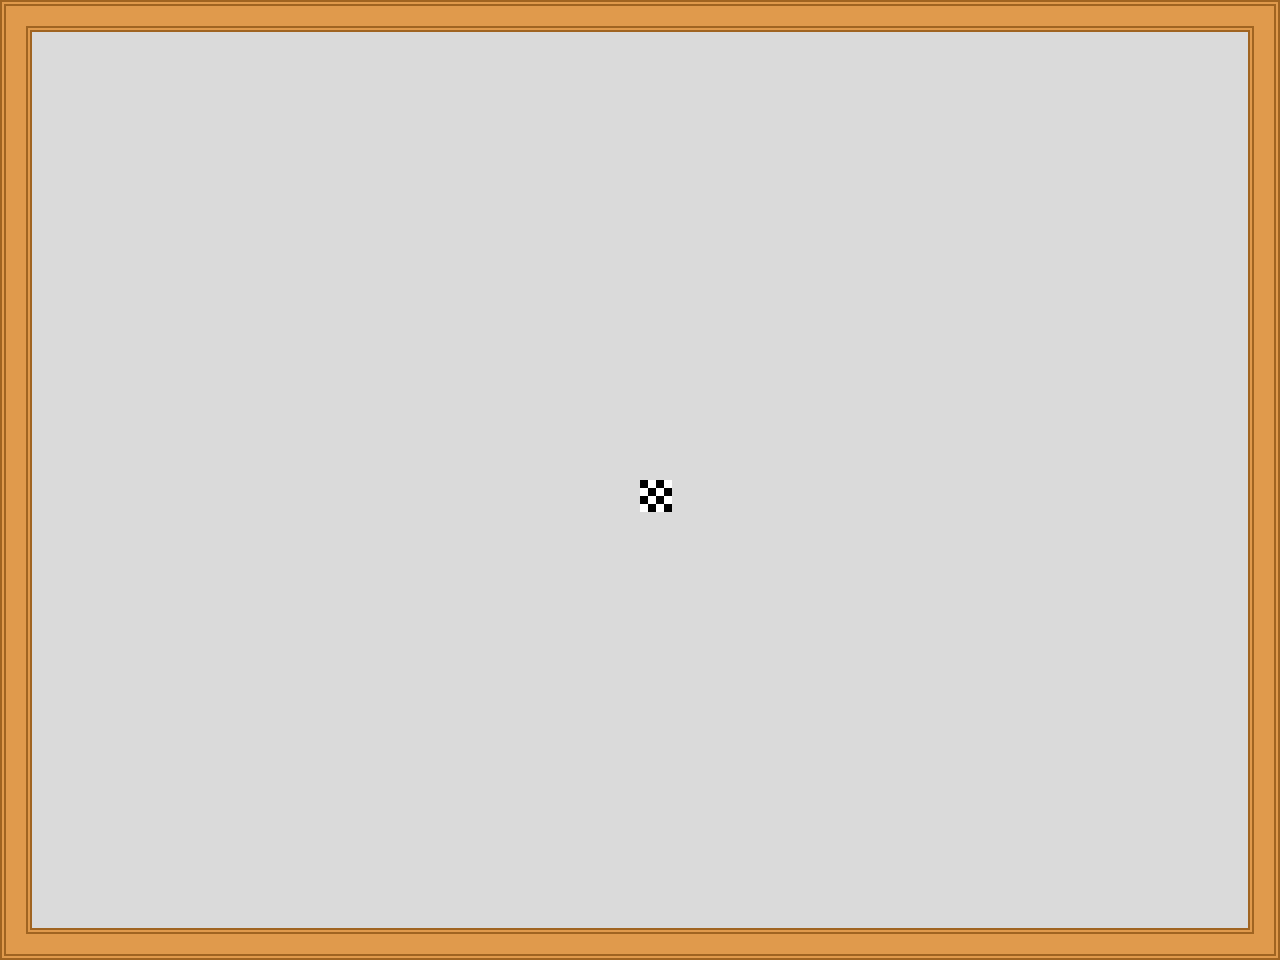

This game map was drawn from its Tiled (.tmx) file and the tilesets committed beside it. A one-line description and the trimmed map source follow:
An orthogonal 40x30 tile map with 32x32 px tiles, 1 tile layer (layer_render), 2 tilesets and 44 objects (24x box, 3x screen_size, 2x floor, 2x wall, 2x contrapeso, ...).

<map version="1.0" orientation="orthogonal" renderorder="right-down" width="40" height="30" tilewidth="32" tileheight="32" backgroundcolor="#dadada" nextobjectid="50">
 <tileset firstgid="1" name="tileset" tilewidth="32" tileheight="32">
  <image source="../graphics/tileset.png" width="192" height="160" />
 </tileset>
 <tileset firstgid="31" name="entities-tileset" tilewidth="32" tileheight="32">
  <image source="../graphics/entities-tileset.png" trans="55ffff" width="224" height="32" />
 </tileset>
 <layer name="layer_render" width="40" height="30">
  <properties>
   <property name="tileset" value="tileset" />
  </properties>
  <data>[1200 cells, 137 non-empty, 7 distinct tile ids]</data>
 </layer>
 <objectgroup name="objects">
  <object id="1" name="exit" type="exit" x="640" y="896" width="32" height="32" />
  <object id="2" type="kamikaze" gid="36" x="608" y="384" />
  <object id="3" type="floor" x="0" y="928" width="1280" height="32" />
  <object id="4" type="wall" x="0" y="32" width="32" height="896" />
  <object id="5" type="box" x="512" y="864" width="32" height="32" />
  <object id="6" type="box" x="128" y="832" width="32" height="32" />
  <object id="7" type="box" x="128" y="896" width="32" height="32" />
  <object id="8" type="box" x="512" y="896" width="32" height="32" />
  <object id="9" type="box" x="512" y="832" width="32" height="32" />
  <object id="10" type="box" x="128" y="864" width="32" height="32" />
  <object id="11" name="1" type="zoom" x="-480" y="-320" width="1280" height="960" visible="0" />
  <object id="12" name="target zoom" type="target zoom" gid="25" x="640" y="512" />
  <object id="13" type="wall" x="1248" y="32" width="32" height="896" />
  <object id="14" type="floor" x="0" y="0" width="1280" height="32" />
  <object id="15" type="box" x="512" y="736" width="32" height="32" />
  <object id="16" type="box" x="512" y="768" width="32" height="32" />
  <object id="17" type="box" x="512" y="800" width="32" height="32" />
  <object id="18" type="box" x="128" y="768" width="32" height="32" />
  <object id="19" type="box" x="128" y="736" width="32" height="32" />
  <object id="20" type="box" x="128" y="800" width="32" height="32" />
  <object id="21" type="box" x="1088" y="768" width="32" height="32" />
  <object id="22" type="box" x="1088" y="896" width="32" height="32" />
  <object id="23" type="box" x="1088" y="800" width="32" height="32" />
  <object id="24" type="box" x="1088" y="832" width="32" height="32" />
  <object id="25" type="box" x="1088" y="864" width="32" height="32" />
  <object id="26" type="box" x="1088" y="736" width="32" height="32" />
  <object id="27" type="box" x="832" y="768" width="32" height="32" />
  <object id="28" type="box" x="832" y="896" width="32" height="32" />
  <object id="29" type="box" x="832" y="800" width="32" height="32" />
  <object id="30" type="box" x="832" y="832" width="32" height="32" />
  <object id="31" type="box" x="832" y="864" width="32" height="32" />
  <object id="32" type="box" x="832" y="736" width="32" height="32" />
  <object id="33" name="inicio" type="contrapeso" x="128" y="160" width="64" height="64" />
  <object id="34" name="fin" type="contrapeso" x="224" y="160" width="64" height="64" />
  <object id="35" type="polea" x="160" y="96" width="32" height="32">
   <ellipse />
  </object>
  <object id="36" type="polea" x="224" y="96" width="32" height="32">
   <ellipse />
  </object>
  <object id="37" type="chain" x="160" y="192">
   <polyline points="0,-32 0,-48 0,-64 0,-80 0,-96 16,-96 32,-96 48,-96 64,-96 80,-96 96,-96 96,-80 96,-64 96,-48 96,-32" />
  </object>
  <object id="45" x="279.636" y="110.364" width="16" height="16" />
  <object id="48" type="eslabon test de elipse" x="314.796" y="144.135" width="10.3636" height="15.8182">
   <ellipse />
  </object>
  <object id="49" type="eslabon test de poligono" x="320" y="159.956">
   <polyline points="0,0 -2.15556,-0.688889 -3.66667,-2.28889 -4.57778,-4.15556 -5.11111,-6.31111 -5.2,-7.95556 -5.04444,-9.88889 -4.48889,-11.8667 -3.62222,-13.5556 -2.11111,-15.1333 0,-15.8222 1.88889,-15.2667 3.57778,-13.6 4.4,-12.0222 4.97778,-10 5.15556,-8.2 5.02222,-6.13333 4.48889,-4.06667 3.48889,-2.13333 1.95556,-0.6 0,0" />
  </object>
 </objectgroup>
 <objectgroup name="level_properties" visible="0">
  <object id="38" name="gravity" type="gravity" x="0" y="448" width="96" height="32">
   <properties>
    <property name="gx" value="0" />
    <property name="gy" value="9.8" />
   </properties>
  </object>
  <object id="39" type="screen_size" x="0" y="480" width="640" height="480" />
  <object id="40" type="screen_size" x="640" y="0" width="640" height="480" />
  <object id="41" type="screen_size" x="1280" y="480" width="640" height="480" />
 </objectgroup>
</map>
